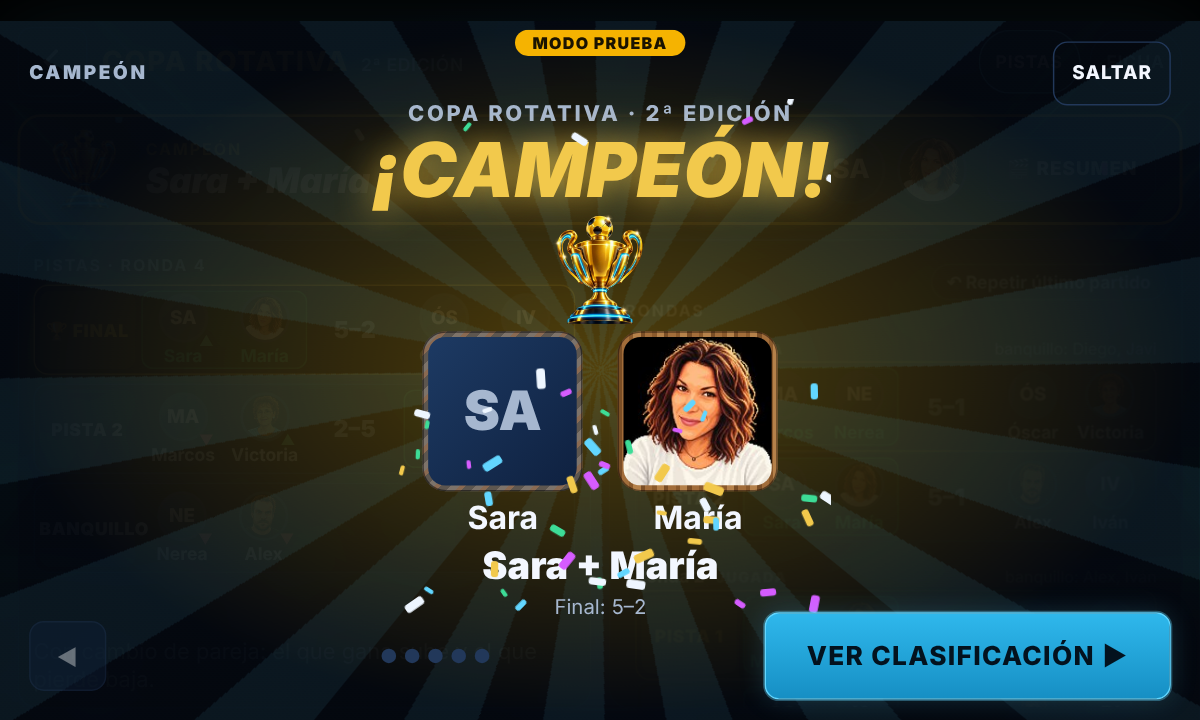
#> input picture cer-0.png, 1200 x 720 px
$ python -i placa_recursos.py   (imports and definitions only)
#> lines starting #> are read from the running program, lines starting #| are printed output that depends on the picture
#> further down, picture is the input picture: PIL image 1200x720 RGB; mean R, G, B 37.9, 44.1, 38.2
"""Prepara la memoria FAT de la pantalla de 7" (19,9 MB): capas de la app, letras e imágenes.

  python scripts/placa_recursos.py            -> build/placa/fat/ (carpeta) y build/placa/ffat.bin (imagen para grabar)
  python scripts/placa_recursos.py --fuentes <carpeta>  -> solo las letras en <carpeta>/fuentes (pruebas del PC)

Entradas:
  - build/placa/capas/*.png y build/placa/capas.json   (node scripts/placa-capas.mjs)
  - hardware/esp32s3_pantalla7/fuentes.txt               (letras Inter que usan las pantallas)
Salidas:
  - build/placa/fat/capas/<nombre>.jpg (opacas) o .bin (con transparencia, formato de imagen de LVGL RGB565A8)
  - build/placa/fat/fuentes/inter-<peso>[i]-<tamaño>.bin (lv_font_conv, 4 bits por píxel)
  - hardware/esp32s3_pantalla7/ui_capas.h  (posición y tamaño de cada capa, para el programa)
  - build/placa/ffat.bin  (FAT con nivelación de desgaste, como la monta FFat; se graba con `placa.py recursos`)
"""
import json
import os

import shutil
import struct
import subprocess
import sys

try:  # solo para las capas: las letras (--fuentes) no los necesitan
    import lz4.block
    from PIL import Image
except ImportError:
    lz4 = Image = None

ROOT = os.path.dirname(os.path.dirname(os.path.abspath(__file__)))
BUILD = os.path.join(ROOT, "build", "placa")
FAT = os.path.join(BUILD, "fat")
SKETCH = os.path.join(ROOT, "hardware", "esp32s3_pantalla7")
FAT_SIZE = 0x13E0000  # partitions.csv: ffat
INTER = os.path.join(ROOT, "node_modules", "@fontsource", "inter", "files")

# Letras: ASCII, Latin-1 (tildes, ñ, ¿, ¡, º, ·, ×) y comillas, guiones, puntos suspensivos, € y signo menos.
RANGO_TEXTO = "0x20-0x7E,0xA0-0xFF,0x2013-0x2014,0x2018-0x201D,0x2022,0x2026,0x20AC,0x2212"
JUEGOS = {"texto": RANGO_TEXTO, "cifras": "0x20,0x2B-0x3A,0x2013,0x2212,0x25",  # cifras: + , - . / 0-9 : % y guiones
          # titulos: mayúsculas (con tildes y Ñ), cifras, ¡ ! ª º × y la «x» de «x3», para los carteles grandes
          "titulos": "0x20-0x21,0x2D,0x30-0x39,0x41-0x5A,0x78,0xA1,0xAA,0xBA,0xC1,0xC9,0xCD,0xD1,0xD3,0xD7,0xDA,0xDC"}


# [29 lines left out: functions rgb565_dither, lvgl_bin_rgb565a8, not called in this run]


def rgb565(im):
    """RGB888 → RGB565 sin tramado (el tramado rompe las rachas iguales y LZ4 casi no comprime)."""
    im = im.convert("RGB")
    r, g, b = im.split()
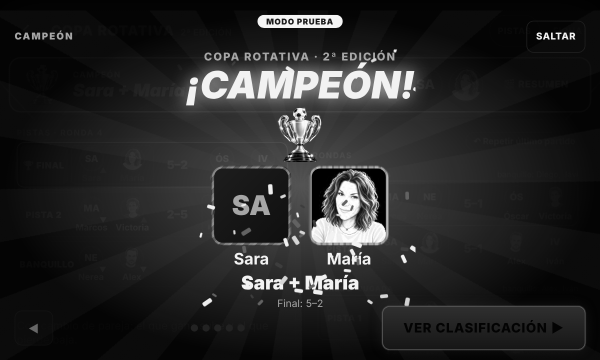
#> r: PIL image 1200x720 L (shown at 1/2 size); min 0, max 255, mean 37.9
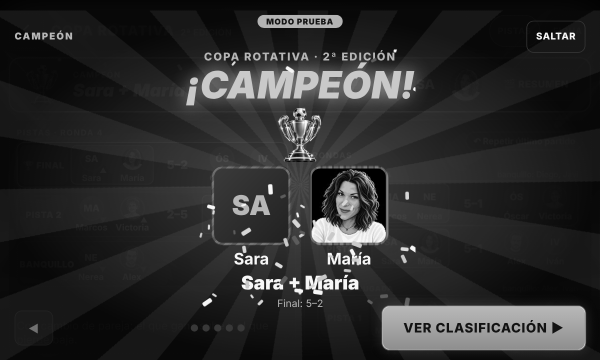
#> g: PIL image 1200x720 L (shown at 1/2 size); min 0, max 253, mean 44.1
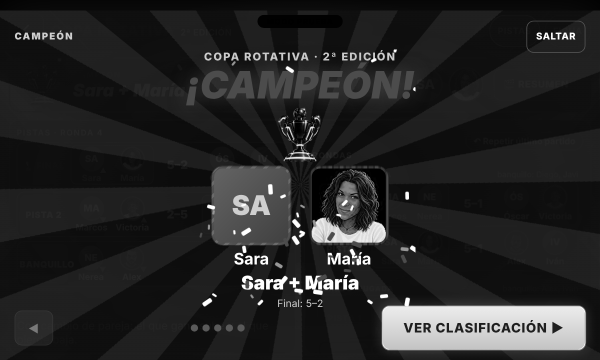
#> b: PIL image 1200x720 L (shown at 1/2 size); min 0, max 255, mean 38.2
    r = r.point(lambda v: v >> 3)
    g = g.point(lambda v: v >> 2)
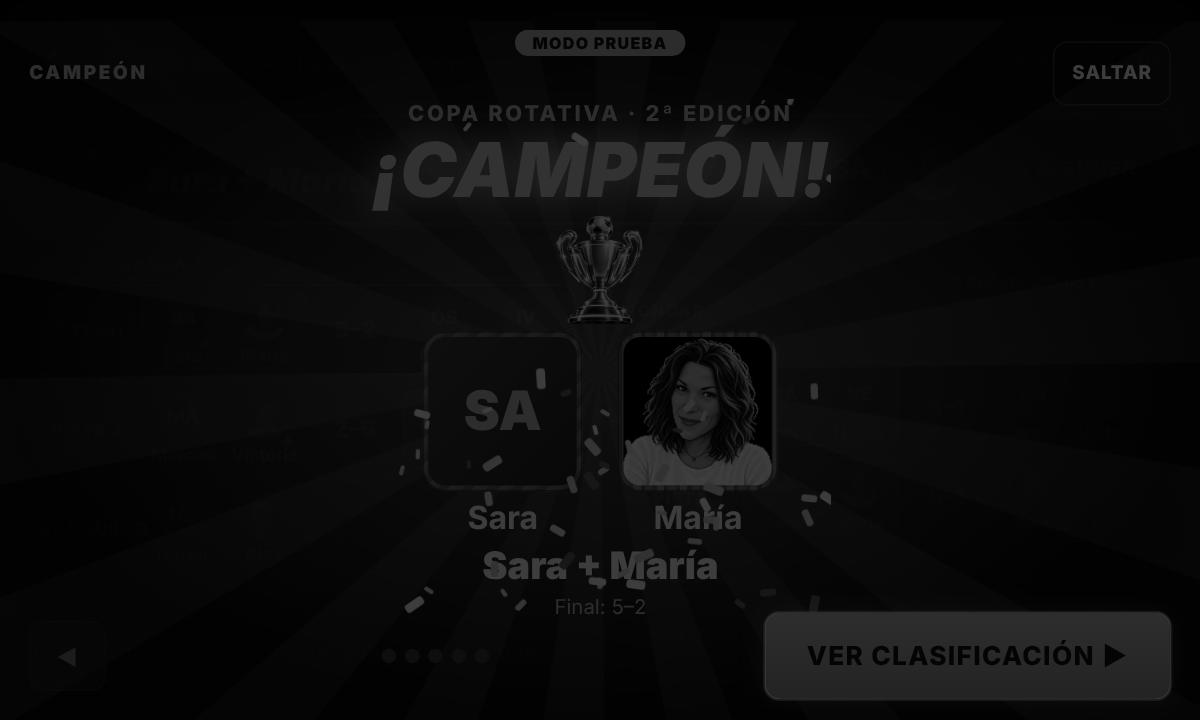
#> g: PIL image 1200x720 L; min 0, max 63, mean 10.6
    b = b.point(lambda v: v >> 3)
    rb, gb, bb = r.tobytes(), g.tobytes(), b.tobytes()
    out = bytearray(len(rb) * 2)
    for i in range(len(rb)):
        v = (rb[i] << 11) | (gb[i] << 5) | bb[i]
        out[2 * i] = v & 0xFF
        out[2 * i + 1] = v >> 8
#> this loop made 864000 passes
#> v on passes 1 to 3: 0, 0, 0
    return bytes(out)


# Capas con fondo en degradado (inicio y configuración): con tramado, que en 16 bits un degradado hace franjas.
TRAMADAS = ("inicio", "config")


# [107 lines left out: functions lz4_capa, capas, fuentes, cabecera, imagen_fat, main, not called in this run]


# [6 lines not run here, left out]

>>> from PIL import Image
>>> picture = Image.open('../cer-0.png')
>>> result = rgb565(picture)

$ run again, on cer-2.png
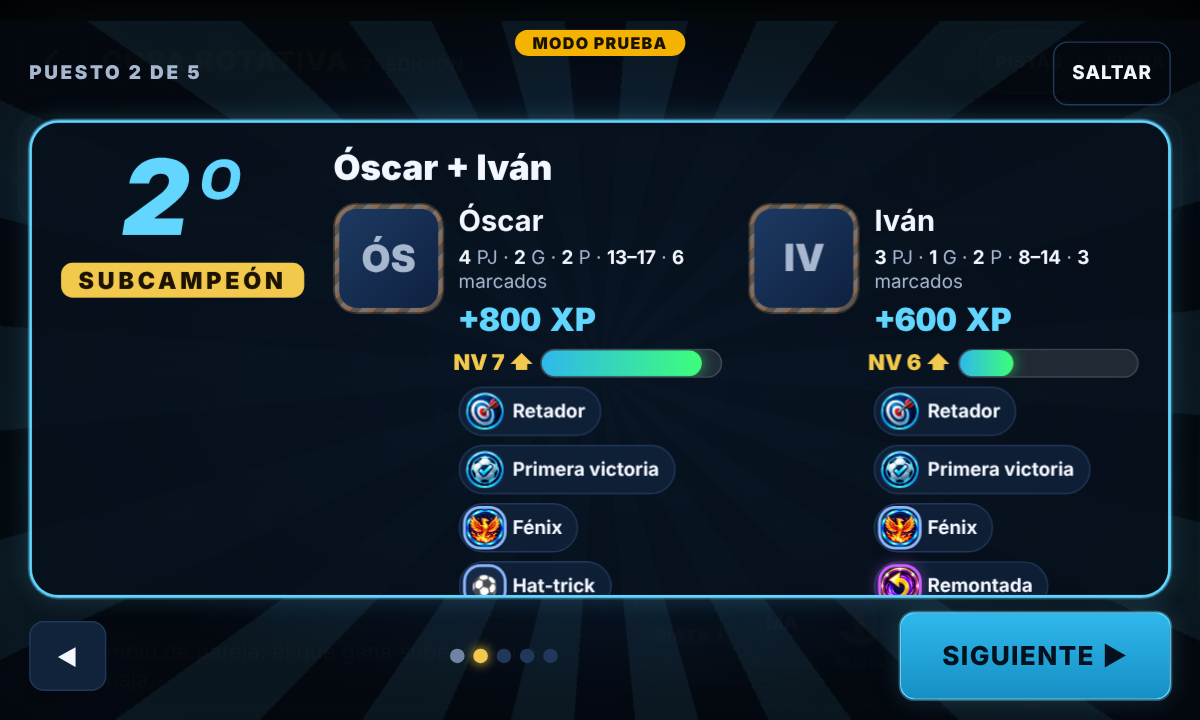
#> input picture cer-2.png, 1200 x 720 px
#> picture is the input picture: PIL image 1200x720 RGB; mean R, G, B 19.5, 35.5, 47
#> in rgb565, `r, g, b = im.split()`:
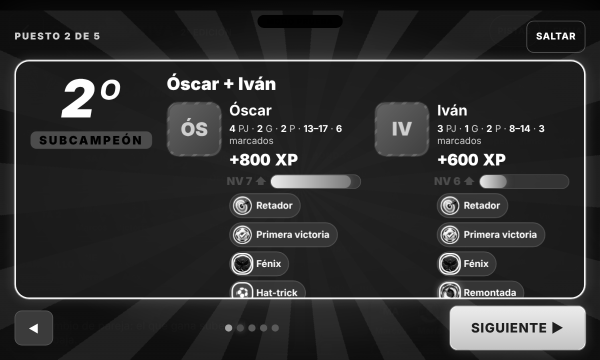
#> b: PIL image 1200x720 L (shown at 1/2 size); min 0, max 255, mean 47
#> in rgb565, `g = g.point(lambda v: v >> 2)`:
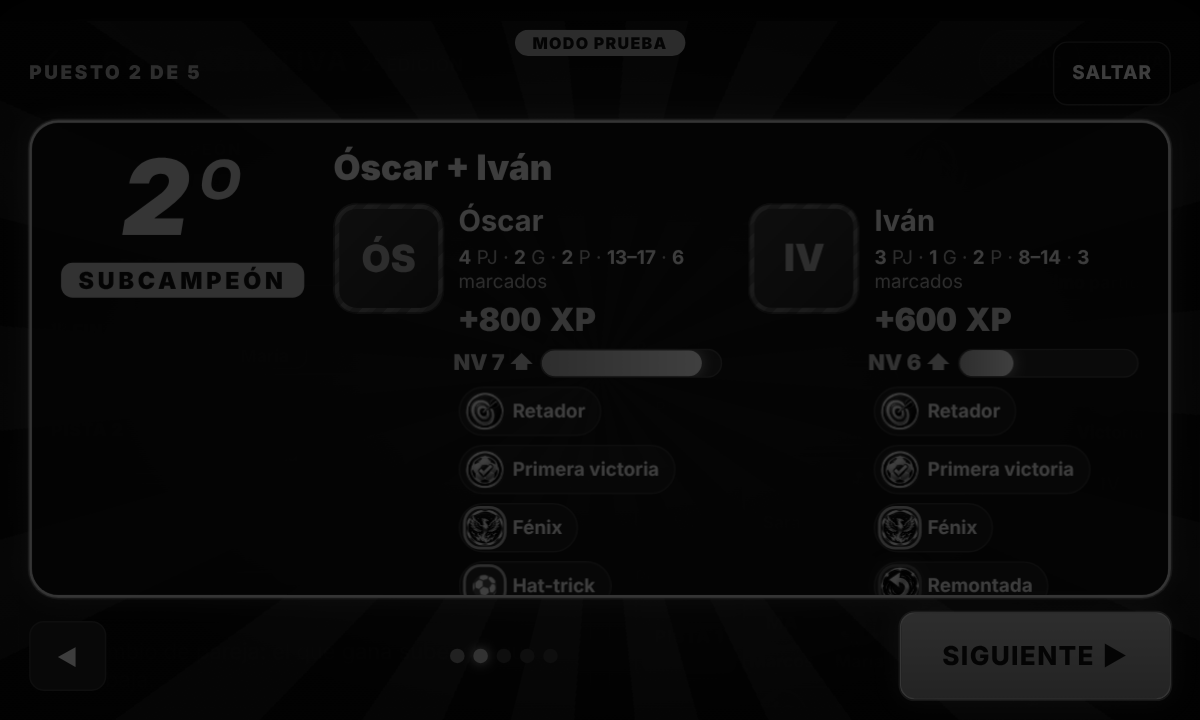
#> g: PIL image 1200x720 L; min 0, max 63, mean 8.5
#> the loop in rgb565, `for i in range(len(rb)):` made 864000 passes
#> v on passes 1 to 3: 0, 0, 0

$ run again, on cer-3.png
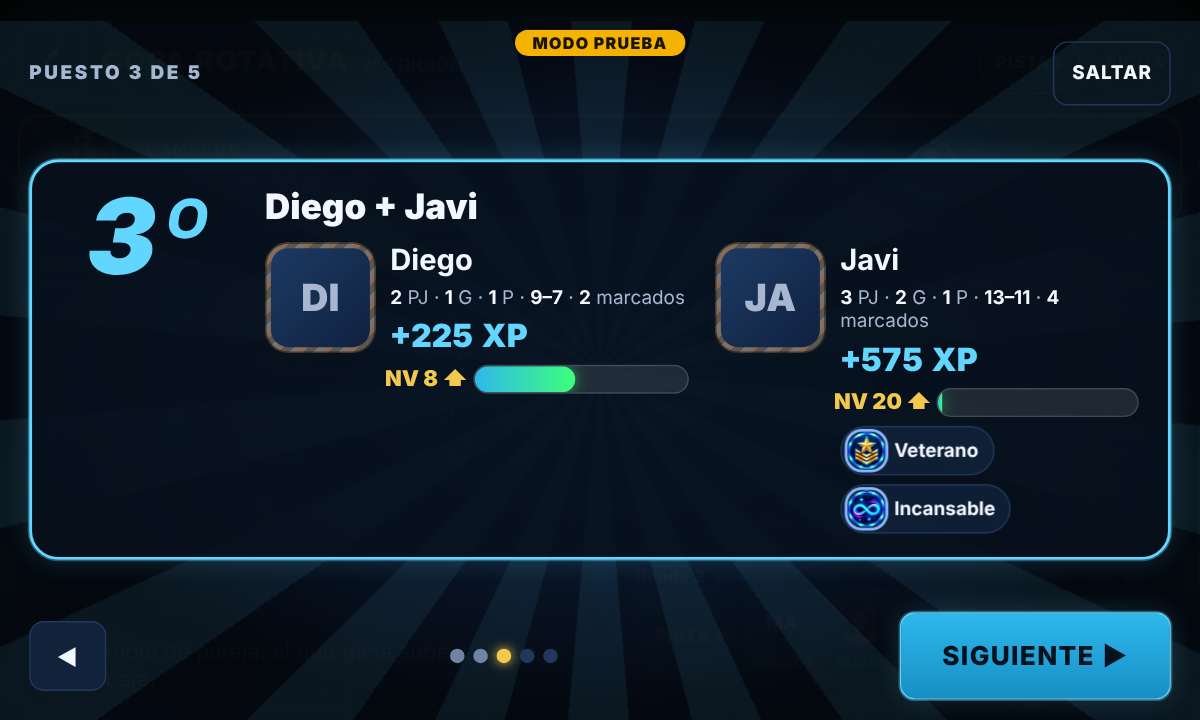
#> input picture cer-3.png, 1200 x 720 px
#> picture is the input picture: PIL image 1200x720 RGB; mean R, G, B 16, 32, 44.4
#> in rgb565, `r, g, b = im.split()`:
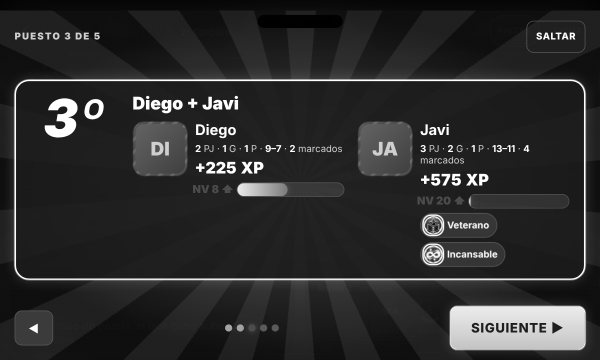
#> b: PIL image 1200x720 L (shown at 1/2 size); min 0, max 255, mean 44.4
#> in rgb565, `g = g.point(lambda v: v >> 2)`:
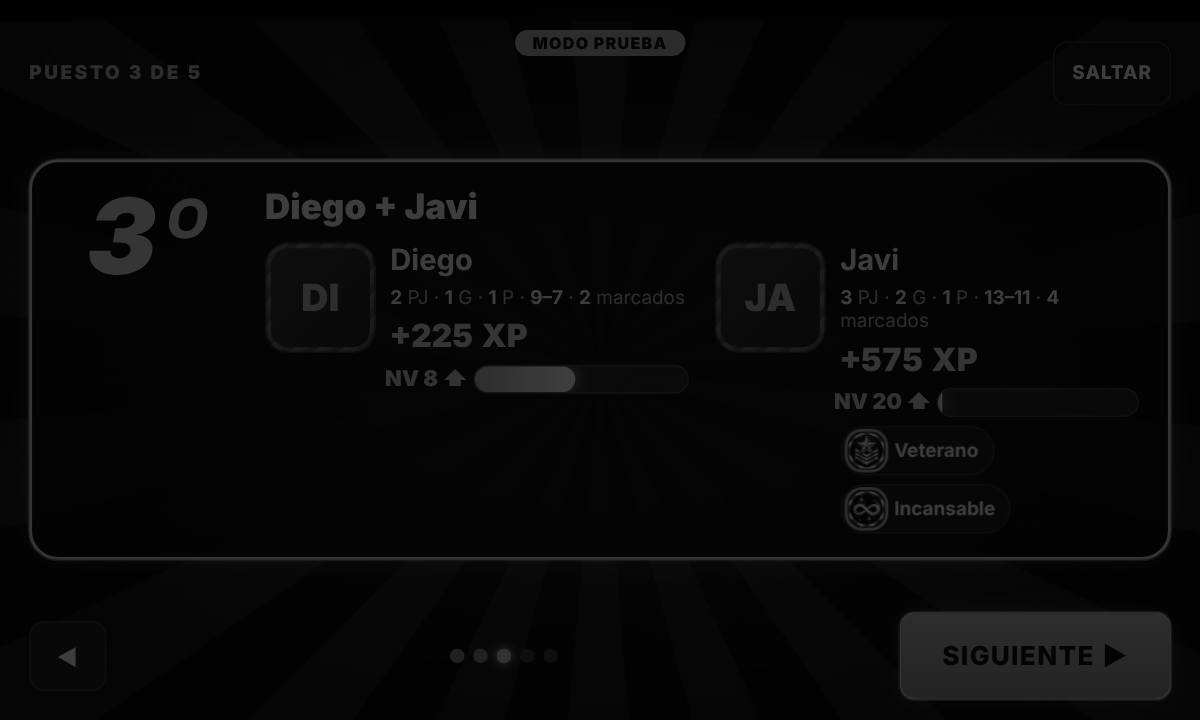
#> g: PIL image 1200x720 L; min 0, max 63, mean 7.6
#> the loop in rgb565, `for i in range(len(rb)):` made 864000 passes
#> v on passes 1 to 3: 0, 0, 0
